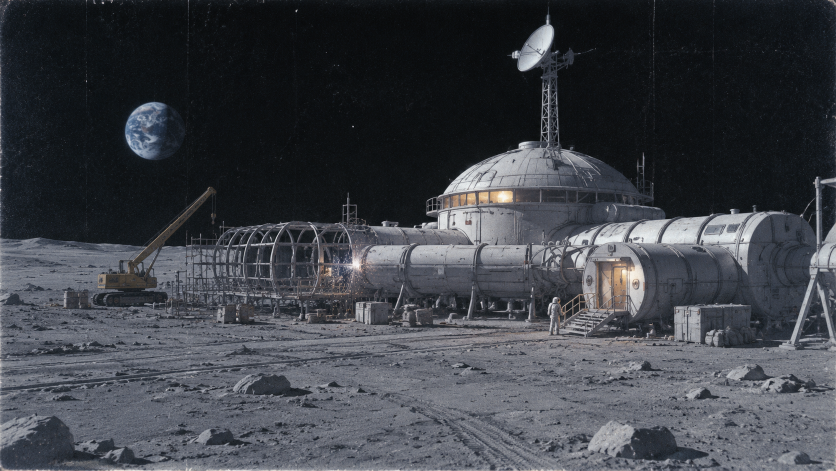
#> input picture assets/final/prolog/p6.png, 1672 x 941 px (shown at 1/2 size)
$ python _p6_base.py
#> lines starting #> are read from the running program, lines starting #| are printed output that depends on the picture; after the words box and inside, x2 and y2 are one past the last pixel; in counts of white or black regions, pixels touching at a corner belong together
# -*- coding: utf-8 -*-
"""Вставка нашей лунной базы (арт из тизера) в марсианский кадр p6 — 0 ₽, вариант на глаз.

Иван 2026-11-04: «на кадр второй марсианской приделать бы нашу лунную базу с тизера».
Берём силуэт базы из `assets/gen/ok_space_station_0.jpg` (та же, что в тизере), вырезаем
по яркости над линией грунта y=552, перекрашиваем в марсианскую пыль и сажаем на горизонт
кадра p6. Ничего не утверждается: мастера не трогаем, результат — кандидаты в `assets/gen`.
"""
import os

import numpy as np
from PIL import Image, ImageFilter

HERE = os.path.dirname(os.path.abspath(__file__))
SRC = os.path.join(HERE, 'assets/final/prolog/p6.png')
ST = os.path.join(HERE, 'assets/gen/ok_space_station_0.jpg')
GEN = os.path.join(HERE, 'assets/gen')

base = Image.open(SRC).convert('RGB')
#> base is the input picture: PIL image 1672x941 RGB; mean R, G, B 62.8, 65.9, 72
W, H = base.size
#> W = 1672; H = 941

# --- вырезаем силуэт базы -------------------------------------------------
st = Image.open(ST).convert('RGB')
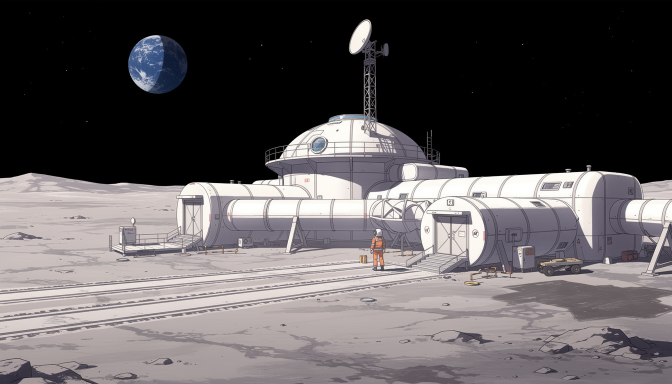
#> input picture assets/gen/ok_space_station_0.jpg, 1344 x 768 px (shown at 1/2 size)
#> st is the input picture: PIL image 1344x768 RGB; mean R, G, B 95.8, 91.4, 93
sw, sh = st.size
#> sw = 1344; sh = 768
CROP = (0, 220, sw, 556)                  # полоса силуэта (грунт начинается с y=552)
#> CROP = (0, 220, 1344, 556)
cut = st.crop(CROP)
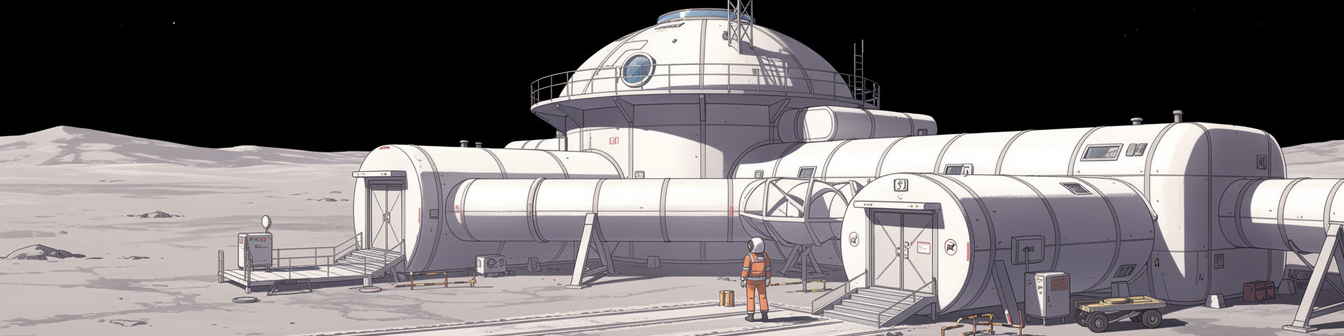
#> cut: PIL image 1344x336 RGB; mean R, G, B 116.4, 111.8, 113.8
cim = np.asarray(cut).astype(np.float32)
lum = cim.mean(axis=2)

mask = (lum > 106).astype(np.uint8) * 255
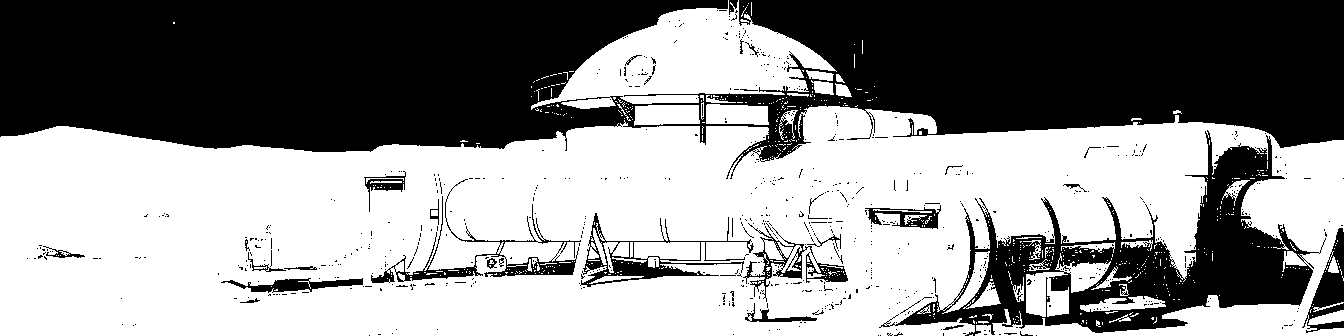
#> mask: shape (336, 1344); 56% white; 696 black regions (662 under 20 px), largest, box (x1, y1, x2, y2) and area: (0, 0, 1344, 179) 159066, (879, 130, 1326, 336) 26335, (371, 179, 581, 283) 2364
mimg = Image.fromarray(mask, 'L')
mimg = mimg.filter(ImageFilter.MedianFilter(5))     # убираем крапины
#> mimg: PIL image 1344x336 L; 56.8% white; 104 black regions (68 under 20 px), largest, box (x1, y1, x2, y2) and area: (0, 0, 1344, 161) 158798, (899, 132, 1313, 333) 26609, (1306, 228, 1344, 324) 1562
mimg = mimg.filter(ImageFilter.MaxFilter(3))        # смыкаем тонкие щели
#> mimg: PIL image 1344x336 L; 59.1% white; 60 black regions (37 under 20 px), largest, box (x1, y1, x2, y2) and area: (0, 0, 1344, 159) 155601, (901, 141, 1312, 332) 22921, (1309, 230, 1344, 318) 1335
mimg = mimg.filter(ImageFilter.GaussianBlur(1.2))   # мягкая кромка
# низ базы — ровный: дорисуем к последней строке (иначе силуэт «висит»)
ma = np.asarray(mimg).copy()
ma[-8:, :] = np.maximum(ma[-8:, :], 235)
#> ma: shape (336, 1344); min 0, max 255, mean 150.8
mimg = Image.fromarray(ma, 'L')

# --- перекраска в марсианскую пыль ---------------------------------------
warm = cim * np.array([1.07, 0.92, 0.82], dtype=np.float32)     # уводим серый в охру
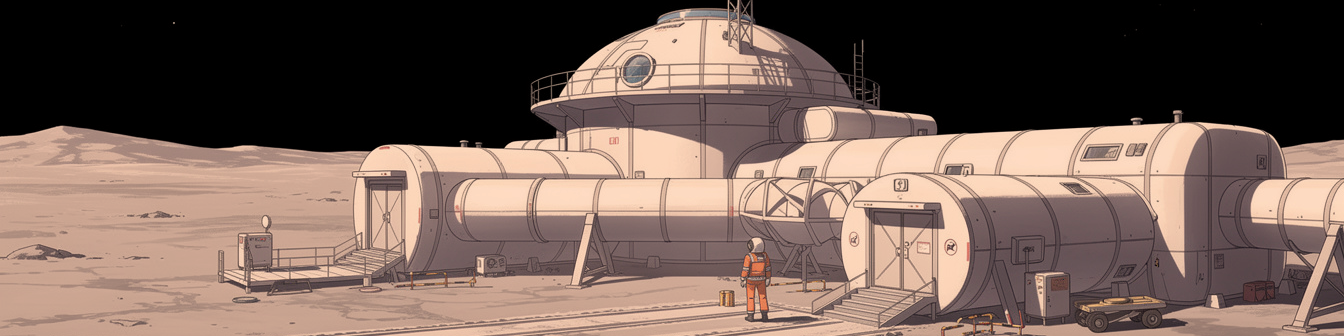
#> warm: shape (336, 1344, 3) float32; mean R, G, B 124.6, 102.9, 93.3; drawn with min black and max white
dust = np.array([171, 122, 84], dtype=np.float32)
warm = warm * 0.78 + dust * 0.22
silhouette = Image.fromarray(np.clip(warm, 0, 255).astype(np.uint8), 'RGB')

VARIANTS = [
    ('A', 0.50, 470, 0.62, 2.2),   # дальний план: небольшая, в дымке
    ('B', 0.66, 505, 0.78, 1.3),   # средний план
    ('C', 0.82, 545, 0.90, 0.7),   # ближе, почти без дымки
]

out = []
for tag, wfrac, bottom, alpha, blur in VARIANTS:
    bw = int(W * wfrac)
    bh = int(silhouette.height * bw / silhouette.width)
    sil = silhouette.resize((bw, bh), Image.LANCZOS)
    msk = mimg.resize((bw, bh), Image.LANCZOS)
    if blur > 0:
        sil = sil.filter(ImageFilter.GaussianBlur(blur))
        msk = msk.filter(ImageFilter.GaussianBlur(blur))
    x = (W - bw) // 2
    y = bottom - bh
    # дымка: чем дальше (меньше alpha), тем сильнее подмешиваем цвет неба этой строки
    sky = np.asarray(base.crop((0, max(0, y), W, max(1, y + 6)))).astype(np.float32)
    skycol = sky.reshape(-1, 3).mean(axis=0)
    sa = np.asarray(sil).astype(np.float32) * alpha + skycol * (1 - alpha)
    sil = Image.fromarray(np.clip(sa, 0, 255).astype(np.uint8), 'RGB')
    canvas = base.copy()
    canvas.paste(sil, (x, y), msk.point(lambda v: int(v * alpha)))
    p = os.path.join(GEN, 'p6_base_var%s_0.png' % tag)
    canvas.save(p)
    out.append((tag, p, wfrac, bottom, alpha))
    print('%s: ширина %d px (%.0f%%), низ на y=%d, дымка %.2f, blur %.1f -> %s'
          % (tag, bw, wfrac * 100, bottom, alpha, blur, os.path.basename(p)))
#> this loop made 3 passes
#> skycol on passes 1 to 3: [19.75, 23.73, 27.95], [20.47, 24.39, 28.49], [18.3, 21.79, 25.28]
#> pass 1, `msk = msk.filter(ImageFilter.GaussianBlur(blur))`:
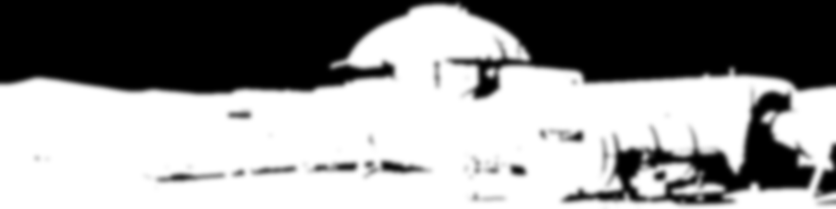
#> msk: PIL image 836x209 L; min 0, max 255, mean 150.8
#> after the loop:
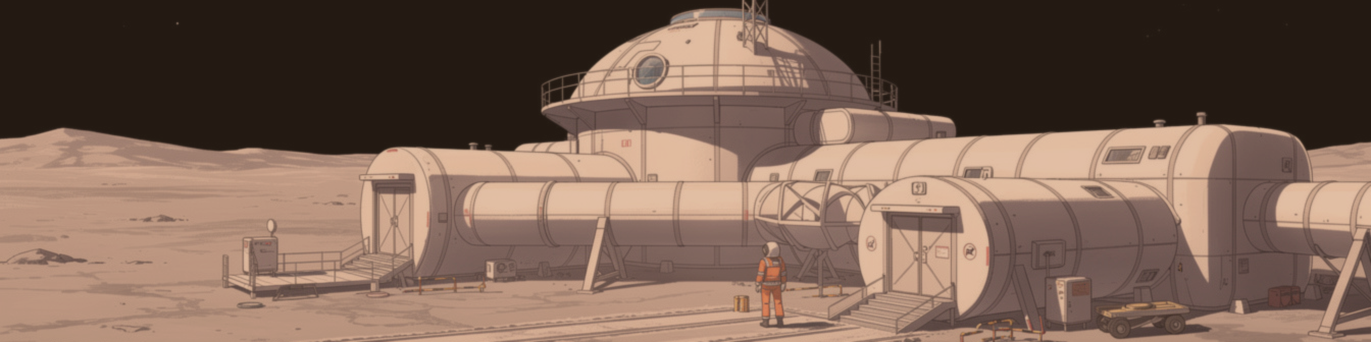
#> sa: shape (342, 1371, 3) float32; mean R, G, B 122.7, 98, 84.2
#> after the loop, out = 3 items

# лист: источник + три варианта
from PIL import ImageDraw, ImageFont
f = ImageFont.truetype('/usr/share/fonts/truetype/dejavu/DejaVuSans.ttf', 20)
cw, pad, lab = 1000, 14, 26
ch = int(round(cw * H / W))
#> ch = 563
rows = [('арт станции из тизера', ST), ('p6 как есть', SRC)] + \
       [('вариант %s — ширина %d%%, дымка %.2f' % (t, int(w * 100), a), p) for t, p, w, _, a in out]
#> rows = 5 items
Hc = (ch + lab + pad) * len(rows) + pad
#> Hc = 3029
cv = Image.new('RGB', (cw + 2 * pad, Hc), (14, 16, 22))
d = ImageDraw.Draw(cv)
y = pad
for labt, p in rows:
    im = Image.open(p).convert('RGB')
    im = im.resize((cw, ch), Image.LANCZOS) if im.size != (cw, ch) else im
    cv.paste(im, (pad, y))
    d.rectangle([pad, y, pad + cw - 1, y + ch - 1], outline=(52, 56, 68))
    d.text((pad, y + ch + 3), labt, fill=(216, 220, 228), font=f)
    y += ch + lab + pad
#> y = 617
o = os.path.join(HERE, '_sat', 'sheet_p6_base.png')
cv.save(o)
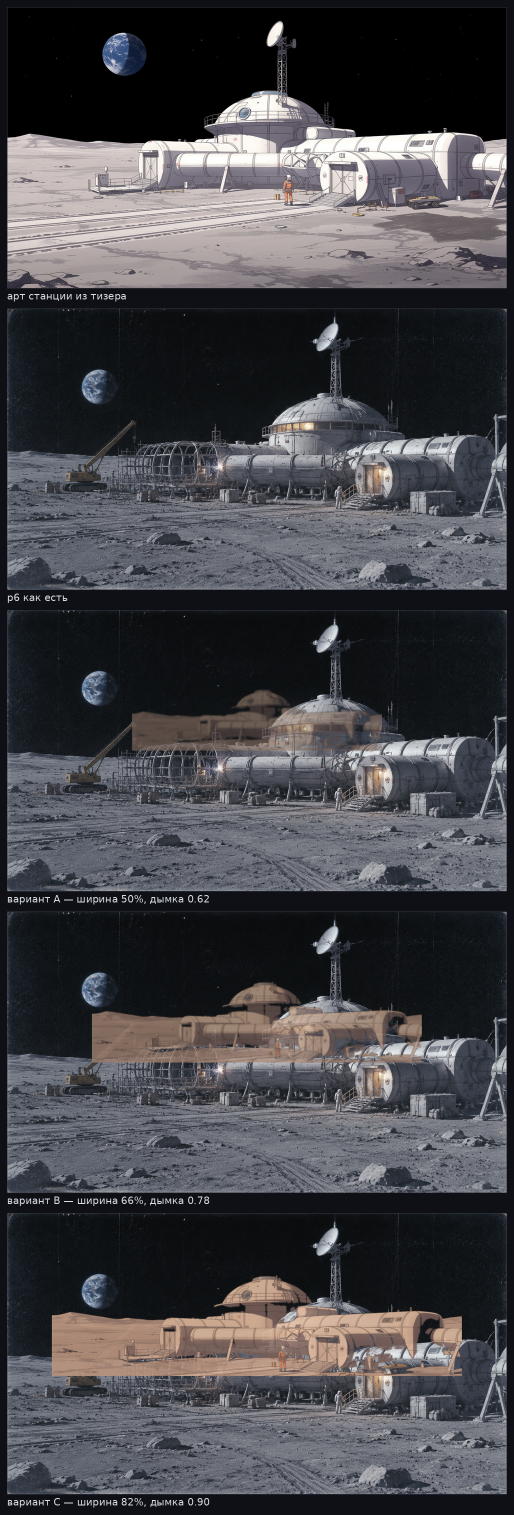
#> saved as sheet_p6_base.png: PIL image 1028x3029 RGB (shown at 1/2 size); mean R, G, B 69.2, 69.2, 73.5
print('лист', o, cv.size)
#| лист _sat/sheet_p6_base.png (1028, 3029)
